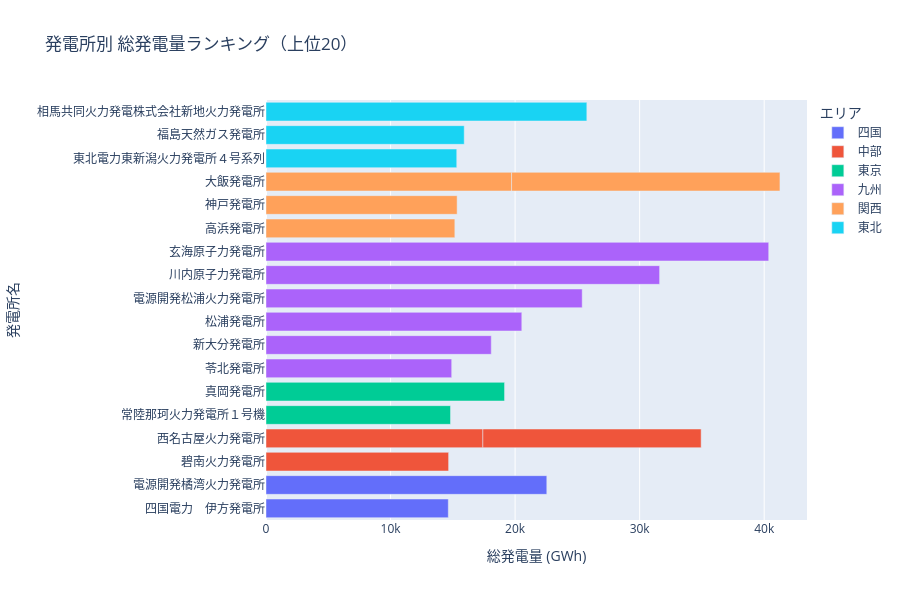

The notebook cell saved with this chart:
### Markdown cell above
## 7. 発電所別 総発電量ランキング（上位20）

発電所は全国で301箇所あるため、まず上位20箇所を横棒グラフで比較する。以降のセルはここで作るランキングを土台にする。

### Code cell
TOP_N = 20

plant_ranking = (
    df.group_by(["power_plant_code", "power_plant_name", "area"])
    .agg((pl.col("generation_kwh").sum() / 1e6).alias("total_gwh"))
    .sort("total_gwh", descending=True)
)

top_plants = plant_ranking.head(TOP_N)

fig = px.bar(
    top_plants.sort("total_gwh"),
    x="total_gwh",
    y="power_plant_name",
    color="area",
    orientation="h",
    title=f"発電所別 総発電量ランキング（上位{TOP_N}）",
    labels={
        "power_plant_name": "発電所名",
        "total_gwh": "総発電量 (GWh)",
        "area": "エリア",
    },
    height=600,
)
fig.show()

### Figure 1 — Plotly figure (JSON) as saved in the notebook; plotly's stock layout.template omitted (floating-point values rounded to 4 significant figures)
{"data": [{"hovertemplate": "エリア=四国<br>総発電量 (GWh)=%{x}<br>発電所名=%{y}<extra></extra>", "legendgroup": "四国", "marker": {"color": "#636efa", "pattern": {"shape": ""}}, "name": "四国", "orientation": "h", "showlegend": true, "textposition": "auto", "type": "bar", "x": [14640.0, 22540.0], "xaxis": "x", "y": ["四国電力　伊方発電所", "電源開発橘湾火力発電所"], "yaxis": "y"}, {"hovertemplate": "エリア=中部<br>総発電量 (GWh)=%{x}<br>発電所名=%{y}<extra></extra>", "legendgroup": "中部", "marker": {"color": "#EF553B", "pattern": {"shape": ""}}, "name": "中部", "orientation": "h", "showlegend": true, "textposition": "auto", "type": "bar", "x": [14660.0, 17410.0, 17530.0], "xaxis": "x", "y": ["碧南火力発電所", "西名古屋火力発電所", "西名古屋火力発電所"], "yaxis": "y"}, {"hovertemplate": "エリア=東京<br>総発電量 (GWh)=%{x}<br>発電所名=%{y}<extra></extra>", "legendgroup": "東京", "marker": {"color": "#00cc96", "pattern": {"shape": ""}}, "name": "東京", "orientation": "h", "showlegend": true, "textposition": "auto", "type": "bar", "x": [14820.0, 19150.0], "xaxis": "x", "y": ["常陸那珂火力発電所１号機", "真岡発電所"], "yaxis": "y"}, {"hovertemplate": "エリア=九州<br>総発電量 (GWh)=%{x}<br>発電所名=%{y}<extra></extra>", "legendgroup": "九州", "marker": {"color": "#ab63fa", "pattern": {"shape": ""}}, "name": "九州", "orientation": "h", "showlegend": true, "textposition": "auto", "type": "bar", "x": [14910.0, 18090.0, 20540.0, 25390.0, 31600.0, 40360.0], "xaxis": "x", "y": ["苓北発電所", "新大分発電所", "松浦発電所", "電源開発松浦火力発電所", "川内原子力発電所", "玄海原子力発電所"], "yaxis": "y"}, {"hovertemplate": "エリア=関西<br>総発電量 (GWh)=%{x}<br>発電所名=%{y}<extra></extra>", "legendgroup": "関西", "marker": {"color": "#FFA15A", "pattern": {"shape": ""}}, "name": "関西", "orientation": "h", "showlegend": true, "textposition": "auto", "type": "bar", "x": [15160.0, 15350.0, 19720.0, 21550.0], "xaxis": "x", "y": ["高浜発電所", "神戸発電所", "大飯発電所", "大飯発電所"], "yaxis": "y"}, {"hovertemplate": "エリア=東北<br>総発電量 (GWh)=%{x}<br>発電所名=%{y}<extra></extra>", "legendgroup": "東北", "marker": {"color": "#19d3f3", "pattern": {"shape": ""}}, "name": "東北", "orientation": "h", "showlegend": true, "textposition": "auto", "type": "bar", "x": [15310.0, 15920.0, 25760.0], "xaxis": "x", "y": ["東北電力東新潟火力発電所４号系列", "福島天然ガス発電所", "相馬共同火力発電株式会社新地火力発電所"], "yaxis": "y"}], "layout": {"barmode": "relative", "height": 600, "legend": {"title": {"text": "エリア"}, "tracegroupgap": 0}, "title": {"text": "発電所別 総発電量ランキング（上位20）"}, "xaxis": {"anchor": "y", "domain": [0, 1], "title": {"text": "総発電量 (GWh)"}}, "yaxis": {"anchor": "x", "domain": [0, 1], "title": {"text": "発電所名"}}}}
